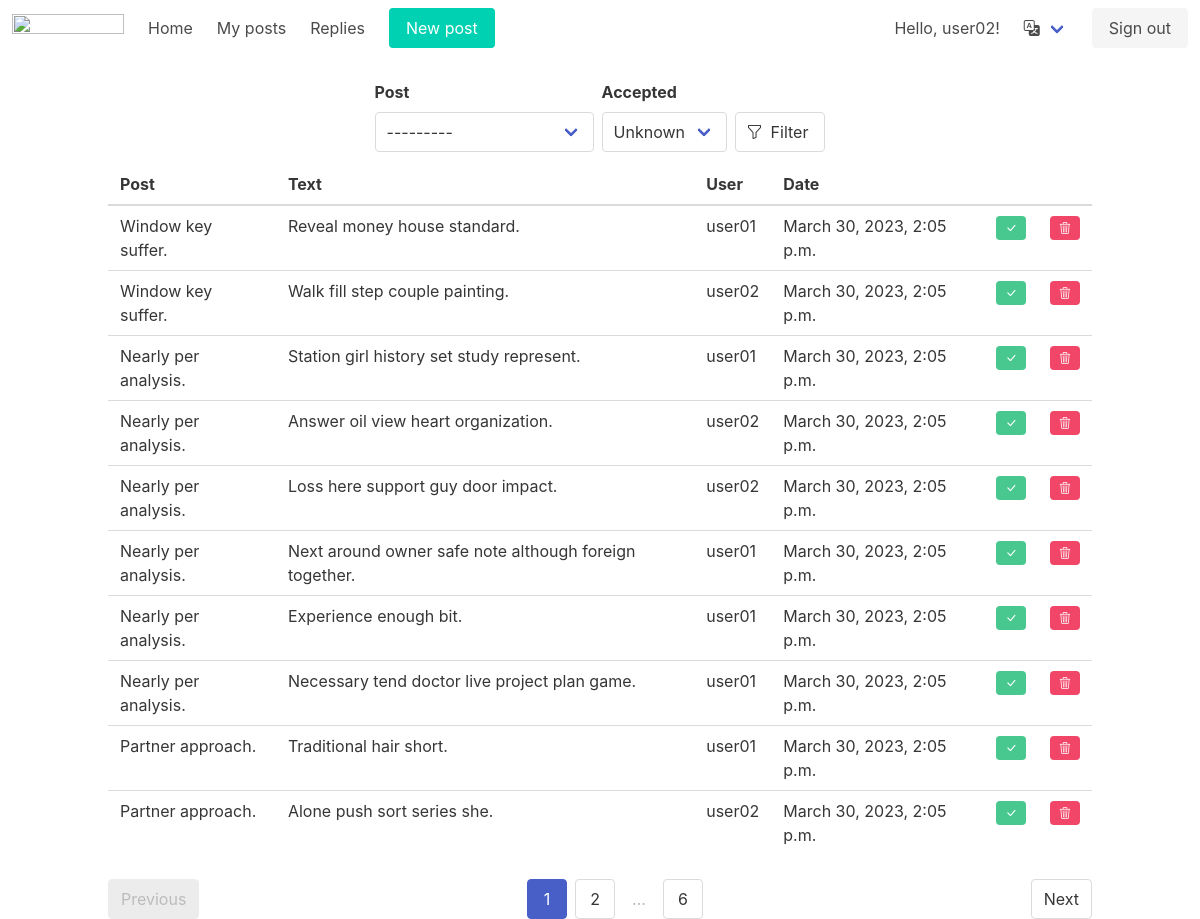
The page /replies/ (signed in) on the database its author committed.
### users/models.py (models this page shows, shortened)
class User(AbstractUser):
    activated = models.BooleanField(default=False)

### boardapp/models.py (models this page shows, shortened)
class Comment(models.Model):
    post = models.ForeignKey(Post, on_delete=models.CASCADE, verbose_name=_('Post'))
    author = models.ForeignKey(settings.AUTH_USER_MODEL, on_delete=models.CASCADE, verbose_name=_('Author'))
    created = models.DateTimeField(auto_now_add=True, verbose_name=_('Date'))
    text = models.TextField(verbose_name=_('Text'))
    accepted = models.BooleanField(default=False, verbose_name=_('Accepted'))
    class Meta:
        verbose_name = _('Comment')
        verbose_name_plural = _('Comments')
        permissions = [
            ('accept_comment', 'Can accept Comment'),
        ]

class Post(models.Model):
    author = models.ForeignKey(settings.AUTH_USER_MODEL, on_delete=models.CASCADE, verbose_name=_('Name'))
    title = models.CharField(max_length=255, verbose_name=_('Title'))
    text = tinymce_models.HTMLField(verbose_name=_('Text'))
    category = models.ForeignKey(Category, on_delete=models.RESTRICT, verbose_name=_('Category'))
    date = models.DateTimeField(auto_now_add=True, verbose_name=_('Date'))
    archived = models.BooleanField(default=False)
    def __str__(self):
        return f'{self.title}'
    class Meta:
        verbose_name = _('Post')
        verbose_name_plural = _('Posts')

### boardapp/views.py (the view)
# urls.py: path('replies/', CommentListView.as_view(), name='replies'),
class CommentListView(FilterView):
    template_name = 'reply_list.html'
    filterset_class = CommentFilter
    paginate_by = 10
    model = Comment
    ordering = ['post', 'created']
    def get_queryset(self):
        qs = super().get_queryset()
        qs = qs.filter(post__author=self.request.user)
        return qs

### boardapp/templatetags/custom_filters.py (called while the page is built)
@register.simple_tag(takes_context=True)
def url_replace(context, **kwargs):
    _dict = context['request'].GET.copy()
    for key, value in kwargs.items():
        _dict[key] = value
    return _dict.urlencode()

### templates/reply_list.html
{% extends 'base/base.html' %}
{% load i18n %}
{% load custom_filters %}
{% block content %}
{% include 'base/filter.html' %}
<div class="columns is-centered">
  <div class="is-justify-content-center">
    {% if object_list %}
      <table class="table is-hoverable is-justify-content-center" aria-labelledby="replies">
        <thead>
        <tr>
          <th>{% trans "Post" %}</th>
          <th>{% trans "Text" %}</th>
          <th>{% trans "User" %}</th>
          <th>{% trans "Date" %}</th>
          <th></th>
          <th></th>
        </tr>
        </thead>
        {% for reply in object_list %}
        <tr>
          <td>{{ reply.post }}</td>
          <td>{{ reply.text }}</td>
          <td>{{ reply.author }}</td>
          <td>{{ reply.created }}</td>
          <td>
            {% if not reply.accepted %}
            <a href="{% url 'reply_accept' pk=reply.pk %}">
              <span class="tag is-success">
                <i class="bi bi-check-lg"></i>
              </span>
            </a>
            {% else %}
            <span class="tag is-success is-light">
                <i class="bi bi-check-lg"></i>
              </span>
            {% endif %}
          </td>
          <td>
            <a href="{% url 'reply_delete' pk=reply.pk %}">
              <span class="tag is-danger">
                <i class="bi bi-trash3"></i>
              </span>
            </a>
          </td>
        </tr>
      {% endfor %}
      </table>
    {% else %}
    <h2>{% trans "Nothing here!" %}</h2>
    {% endif %}
    {% include 'base/paginator.html' %}
  </div>
</div>
{% endblock content %}

### templates/base/navbar.html (shortened to what this page needs)
{% load i18n %}
<nav class="navbar" role="navigation" aria-label="main navigation">
  <div class="navbar-brand">
    <a class="navbar-item" href="https://bulma.io">
      <img src="https://bulma.io/images/bulma-logo.png" width="112" height="28">
    </a>
  </div>
  <div id="navbarBasicExample" class="navbar-menu">
    <div class="navbar-start">
      <a href="{% url 'home' %}" class="navbar-item">
        {% trans "Home" %}
      </a>
      {% if user.is_authenticated %}
      <a href="{% url 'user_posts' %}" class="navbar-item">
        {% trans "My posts" %}</a>
      <a href="{% url 'replies' %}?accepted=false" class="navbar-item">
        {% trans "Replies" %}</a>
      {% endif %}
      <div class="navbar-item">
          <p class="control">
            <a class="button is-primary" href="{% url 'post_create' %}">
              <span>{% trans "New post" %}</span>
            </a>
          </p>
      </div>
      </div>
    <div class="navbar-end">
      {% if user.is_authenticated %}
      <p class="navbar-item">{% trans "Hello" %}, {{ user }}!</p>
      {% endif %}
      <div class="navbar-item has-dropdown is-hoverable">
        <a class="navbar-link">
          <i class="bi bi-translate"></i>
        </a>
      </div>
      <div class="navbar-item">
        <div class="buttons">
          {% if not user.is_authenticated %}
          <a href="{% url 'signup' %}" class="button is-primary"><strong>{% trans "Sign up" %}</strong></a>
          <a href="{% url 'login' %}" class="button is-light">{% trans "Sign in" %}</a>
          {% else %}
          <a href="{% url 'logout' %}" class="button is-light">{% trans "Sign out" %}</a>
          {% endif %}
        </div>
      </div>
    </div>
  </div>
</nav>

### rows shown on the page
User: username "user02"
Comment: post "Window key suffer.", text "Reveal money house standard.", author "user01", created "March 30, 2023, 2:05 p.m.", accepted False (drawn)
Comment: post "Window key suffer.", text "Walk fill step couple painting.", author "user02", created "March 30, 2023, 2:05 p.m.", accepted False (drawn)
Comment: post "Nearly per analysis.", text "Station girl history set study represent.", author "user01", created "March 30, 2023, 2:05 p.m.", accepted False (drawn)
Comment: post "Nearly per analysis.", text "Answer oil view heart organization.", author "user02", created "March 30, 2023, 2:05 p.m.", accepted False (drawn)
Comment: post "Nearly per analysis.", text "Loss here support guy door impact.", author "user02", created "March 30, 2023, 2:05 p.m.", accepted False (drawn)
Comment: post "Nearly per analysis.", text "Next around owner safe note although foreign together.", author "user01", created "March 30, 2023, 2:05 p.m.", accepted False (drawn)
Comment: post "Nearly per analysis.", text "Experience enough bit.", author "user01", created "March 30, 2023, 2:05 p.m.", accepted False (drawn)
Comment: post "Nearly per analysis.", text "Necessary tend doctor live project plan game.", author "user01", created "March 30, 2023, 2:05 p.m.", accepted False (drawn)
Comment: post "Partner approach.", text "Traditional hair short.", author "user01", created "March 30, 2023, 2:05 p.m.", accepted False (drawn)
Comment: post "Partner approach.", text "Alone push sort series she.", author "user02", created "March 30, 2023, 2:05 p.m.", accepted False (drawn)

### other values the page prints
{{ field.label }} "Post" "Accepted"
{{ filter }} "Filter"
{{ page_obj.number }} "1"
{{ page_obj.next_page_number }} "2"
{{ page_obj.paginator.num_pages }} "6"
